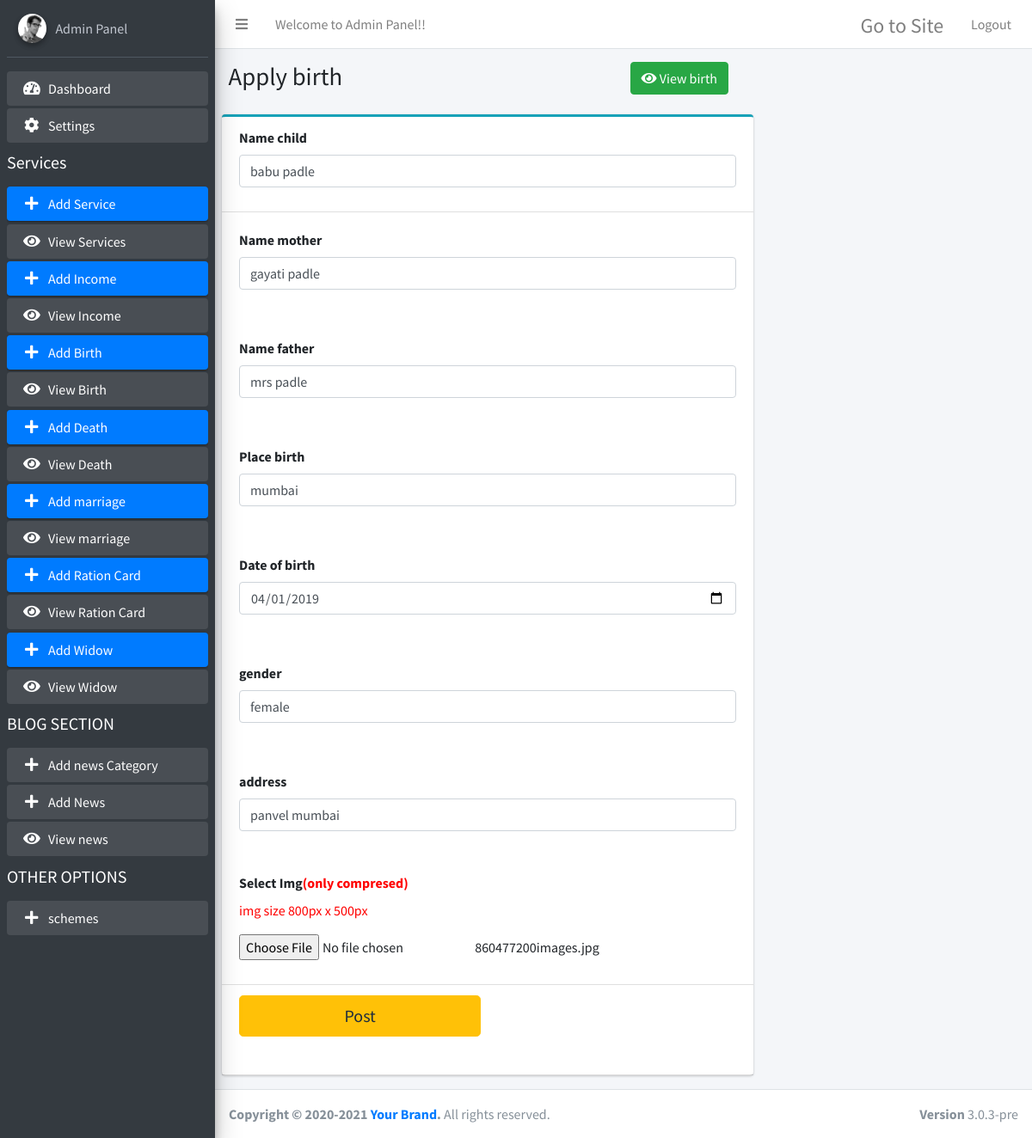
/admin/add-birth.php?edit=4 (signed in), run on the app's committed database.
### tables this page shows
CREATE TABLE `birth` (
  `id` int(100) NOT NULL,
  `Name_child` varchar(255) NOT NULL,
  `Name_mother` varchar(255) NOT NULL,
  `Name_father` varchar(255) NOT NULL,
  `place` varchar(225) NOT NULL,
  `dateofb` date NOT NULL,
  `gender` varchar(255) NOT NULL,
  `address` text NOT NULL,
  `img` varchar(255) NOT NULL
);

### admin/add-birth.php (the view, shortened to what this page needs)
<?php
include 'conn.php';
?>
<!DOCTYPE html>
<html>
<head>
  <link rel="stylesheet" href="plugins/fontawesome-free/css/all.min.css">
  <link rel="stylesheet" href="https://code.ionicframework.com/ionicons/2.0.1/css/ionicons.min.css">
  <link rel="stylesheet" href="dist/css/adminlte.min.css">
  <link rel="stylesheet" href="plugins/summernote/summernote-bs4.css">
</head>
<body class="hold-transition sidebar-mini">
<div class="wrapper">
   <?php include"topbar.php"; ?>
  <?php include"sidebar.php"; ?>
<?php
$edit = $_GET['edit'];
 $resultt = mysqli_query($con,"SELECT * FROM birth where id=".$edit."");
 $roww = mysqli_fetch_array($resultt);
?>
  <div class="content-wrapper">
    <section class="content-header">
      <div class="container-fluid">
        <div class="row mb-2">
          <div class="col-sm-6">
            <h1>Apply birth</h1>
          </div>
           <div class="col-sm-6">
          <a href="view-birth.php" class="btn btn-success"><i class="fa fa-eye" aria-hidden="true"></i>  View birth</a>
          </div>
        </div>
      </div>
    </section>
    <section class="content">
      <div class="row">
        <div class="col-md-8">
		<form action="" method="post" enctype="multipart/form-data">
          <div class="card card-outline card-info">
			<div class="card-header">
             <div class="form-group">
                  <label> Name child</label>
                 <input name="Name_child" value="<?php echo $roww["Name_child"]; ?>" type="text" class="form-control" placeholder="Enter ...">
                </div>
            </div>
            <div class="card-body pad">
			<label>Name mother </label>
              <div class="mb-3">
              <input name="Name_mother" value="<?php echo $roww["Name_mother"]; ?>" type="text" class="form-control" placeholder="Enter ...">
              </div>
            </div>
			<div class="card-body pad">
			<label>Name father</label>
              <div class="mb-3">
              <input name="Name_father" value="<?php echo $roww["Name_father"]; ?>" type="text" class="form-control" placeholder="Enter ...">
                        </div>
            </div>
            <div class="card-body pad">
			<label> Place birth</label>
              <div class="mb-3">
              <input name="place" value="<?php echo $roww["place"]; ?>" type="text" class="form-control" placeholder="Enter ...">
                        </div>
            </div>
            <div class="card-body pad">
			<label>Date of birth</label>
              <div class="mb-3">
              <input name="dateofb" value="<?php echo $roww["dateofb"]; ?>" type="date" class="form-control" placeholder="Enter ...">
                        </div>
            </div>
            <div class="card-body pad">
			<label>gender</label>
              <div class="mb-3">
              <input name="gender" value="<?php echo $roww["gender"]; ?>" type="text" class="form-control" placeholder="Enter ...">
                        </div>
            </div>
            <div class="card-body pad">
			<label>address</label>
              <div class="mb-3">
              <input name="address" value="<?php echo $roww["address"]; ?>" type="text" class="form-control" placeholder="Enter ...">
                        </div>
            </div>
			<div class="card-header">
			<div class="form-group">
                    <label for="exampleInputFile">Select Img<span style="color:red;">(only compresed)</span></label>
					<p style="color:red;">img size 800px x 500px</p>
                        <input name="lis_img" type="file" required>
                     <?php echo $roww["img"]; ?>
                  </div>
			</div>
			<div class="card-header">
             <div class="form-group">
					<div class="row">
                    <div class="col-sm-6">
                      <div class="form-group">
				<button type="submit" name="publise" class="btn btn-block btn-warning btn-lg">Post</button>
                      </div>
                    </div>
                  </div>
                </div>
            </div>
          </div>
		  </form>
        </div>
      </div>
    </section>
  </div>
   <?php include "footer.php"; ?>
</div>
</body>
</html>

### data on the page
birth: Name_child "babu padle", Name_mother "gayati padle", Name_father "mrs padle", place "mumbai", dateofb "04/01/2019", gender "female", address "panvel mumbai", img "860477200images.jpg"
